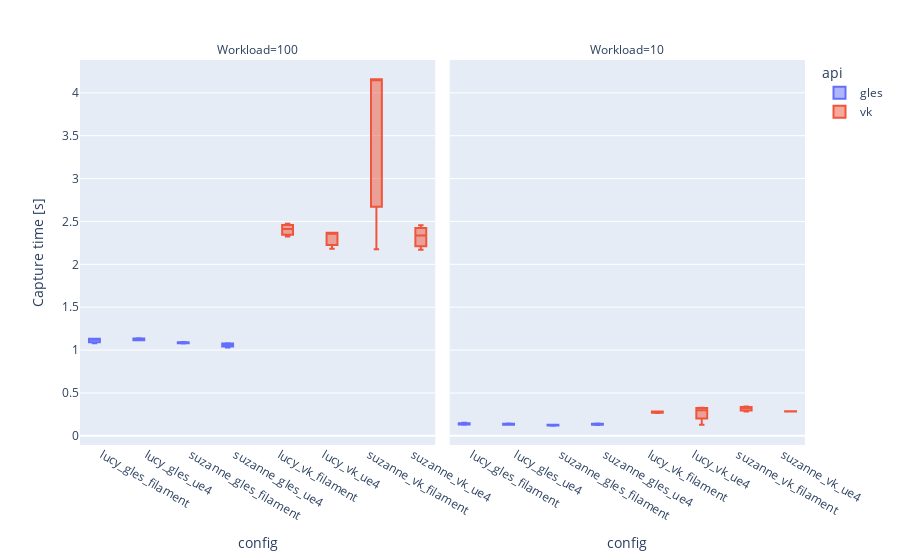

Notebook source saved alongside this figure:
### Code cell
fig = px.box(df, x="config", y="Capture time [s]", color="api", facet_col="Workload")
fig

### Figure 1 — Plotly figure (JSON) as saved in the notebook; plotly's stock layout.template omitted (floating-point values rounded to 4 significant figures)
{"data": [{"alignmentgroup": "True", "hovertemplate": "api=gles<br>Workload=100<br>config=%{x}<br>Capture time [s]=%{y}<extra></extra>", "legendgroup": "gles", "marker": {"color": "#636efa"}, "name": "gles", "notched": false, "offsetgroup": "gles", "orientation": "v", "showlegend": true, "type": "box", "x": ["lucy_gles_filament", "lucy_gles_filament", "lucy_gles_filament", "lucy_gles_ue4", "lucy_gles_ue4", "lucy_gles_ue4", "suzanne_gles_filament", "suzanne_gles_filament", "suzanne_gles_filament", "suzanne_gles_ue4", "suzanne_gles_ue4", "suzanne_gles_ue4"], "x0": " ", "xaxis": "x", "y": [1.133, 1.125, 1.081, 1.114, 1.123, 1.138, 1.095, 1.078, 1.082, 1.076, 1.079, 1.031], "y0": " ", "yaxis": "y"}, {"alignmentgroup": "True", "hovertemplate": "api=gles<br>Workload=10<br>config=%{x}<br>Capture time [s]=%{y}<extra></extra>", "legendgroup": "gles", "marker": {"color": "#636efa"}, "name": "gles", "notched": false, "offsetgroup": "gles", "orientation": "v", "showlegend": false, "type": "box", "x": ["suzanne_gles_filament", "suzanne_gles_filament", "suzanne_gles_filament", "lucy_gles_filament", "lucy_gles_filament", "lucy_gles_filament", "suzanne_gles_ue4", "suzanne_gles_ue4", "suzanne_gles_ue4", "lucy_gles_ue4", "lucy_gles_ue4", "lucy_gles_ue4"], "x0": " ", "xaxis": "x2", "y": [0.125, 0.131, 0.118, 0.137, 0.152, 0.131, 0.126, 0.143, 0.138, 0.144, 0.131, 0.131], "y0": " ", "yaxis": "y2"}, {"alignmentgroup": "True", "hovertemplate": "api=vk<br>Workload=100<br>config=%{x}<br>Capture time [s]=%{y}<extra></extra>", "legendgroup": "vk", "marker": {"color": "#EF553B"}, "name": "vk", "notched": false, "offsetgroup": "vk", "orientation": "v", "showlegend": true, "type": "box", "x": ["lucy_vk_filament", "lucy_vk_filament", "lucy_vk_filament", "lucy_vk_ue4", "lucy_vk_ue4", "lucy_vk_ue4", "suzanne_vk_filament", "suzanne_vk_filament", "suzanne_vk_filament", "suzanne_vk_ue4", "suzanne_vk_ue4", "suzanne_vk_ue4"], "x0": " ", "xaxis": "x", "y": [2.324, 2.412, 2.473, 2.369, 2.181, 2.364, 4.158, 4.157, 2.177, 2.171, 2.335, 2.455], "y0": " ", "yaxis": "y"}, {"alignmentgroup": "True", "hovertemplate": "api=vk<br>Workload=10<br>config=%{x}<br>Capture time [s]=%{y}<extra></extra>", "legendgroup": "vk", "marker": {"color": "#EF553B"}, "name": "vk", "notched": false, "offsetgroup": "vk", "orientation": "v", "showlegend": false, "type": "box", "x": ["suzanne_vk_filament", "suzanne_vk_filament", "suzanne_vk_filament", "lucy_vk_filament", "lucy_vk_filament", "lucy_vk_filament", "suzanne_vk_ue4", "suzanne_vk_ue4", "suzanne_vk_ue4", "lucy_vk_ue4", "lucy_vk_ue4", "lucy_vk_ue4", "lucy_vk_ue4"], "x0": " ", "xaxis": "x2", "y": [0.325, 0.341, 0.285, 0.279, 0.284, 0.267, 0.284, 0.284, 0.287, 0.327, 0.32, 0.131, 0.276], "y0": " ", "yaxis": "y2"}], "layout": {"annotations": [{"font": {}, "showarrow": false, "text": "Workload=100", "x": 0.245, "xanchor": "center", "xref": "paper", "y": 1, "yanchor": "bottom", "yref": "paper"}, {"font": {}, "showarrow": false, "text": "Workload=10", "x": 0.755, "xanchor": "center", "xref": "paper", "y": 1, "yanchor": "bottom", "yref": "paper"}], "autosize": true, "boxmode": "group", "legend": {"title": {"text": "api"}, "tracegroupgap": 0}, "margin": {"t": 60}, "xaxis": {"anchor": "y", "autorange": true, "domain": [0, 0.49], "range": [-0.5, 7.5], "title": {"text": "config"}, "type": "category"}, "xaxis2": {"anchor": "y2", "autorange": true, "domain": [0.51, 1], "matches": "x", "range": [-0.5, 7.5], "title": {"text": "config"}, "type": "category"}, "yaxis": {"anchor": "x", "autorange": true, "domain": [0, 1], "range": [-0.1064, 4.382], "title": {"text": "Capture time [s]"}, "type": "linear"}, "yaxis2": {"anchor": "x2", "autorange": true, "domain": [0, 1], "matches": "y", "range": [-0.1064, 4.382], "showticklabels": false, "type": "linear"}}}
